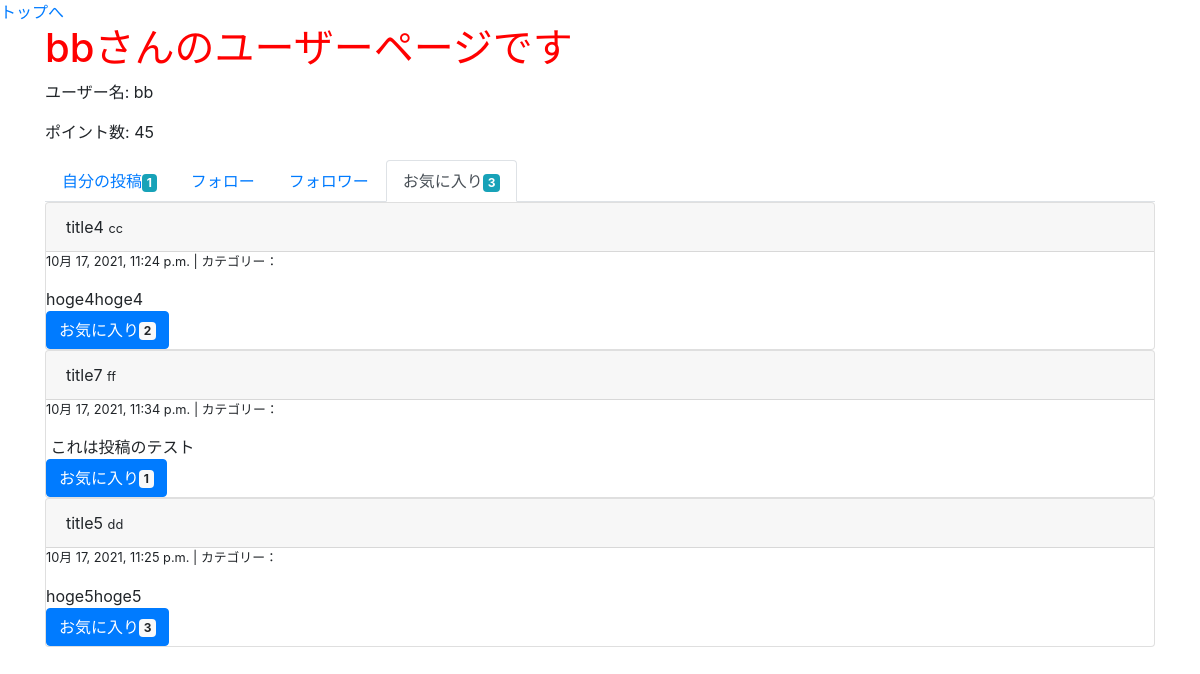
/user/3/favo (signed in), run on the app's committed database.
### groomings/models.py (models this page shows, shortened)
class User(AbstractBaseUser, PermissionsMixin):
    username = models.CharField(max_length=150)
    email = models.EmailField(max_length=255, unique=True)
    point = models.IntegerField(default=50)
    follow = models.ManyToManyField(
        'self', blank=True, symmetrical=False, related_name="follower"
    )
    is_active = models.BooleanField(default=True)
    is_staff = models.BooleanField(default=False) # 管理画面にログインできるかどうか
    USERNAME_FIELD = 'email' # このテーブルのレコードを一意に識別
    REQUIRED_FIELDS = ['username'] # スーパーユーザー作成時に入力する(emailとパスワードは必須だからそれ以外で)
    objects = UserManager()

class Date(models.Model):
    created_at = models.DateTimeField(default=now)
    class Meta:
        abstract = True

class Post(Date):
    title = models.CharField(max_length=30, null=True, blank=True)
    image = models.FileField(upload_to='post_image/', null=True)
    text = models.TextField(null=True, blank=True)
    user = models.ForeignKey(
        'User', on_delete=models.CASCADE, related_name="user_post"
    )
    favorite = models.ManyToManyField(User, related_name="user_favo_post")
    category = models.CharField(max_length=15, default='カテゴリーなし')
    class Meta:
        db_table = 'post'

### groomings/views.py (the view)
# urls.py: path(r'user/<int:user_id>/favo', views.user_favo, name='user_favo'), # ユーザーのお気に入り投稿ページ
@login_required
def user_favo(request, user_id):
    user = User.objects.get(pk=user_id)
    my_follows = request.user.follow.all()
    favo_posts = user.user_favo_post.all()
    posts_count = user.user_post.all().count()
    favo_count = favo_posts.count()
    return render(request, 'groomings/user_favo.html', context={"page_owner": user, "my_follows": my_follows, 'favo_posts': favo_posts, "posts_count": posts_count, "favo_count": favo_count})

### groomings/templatetags/tag_event.py (called while the page is built)
@register.filter(name="count_favo")
def count_favo(post):
    return post.favorite.all().count()

### groomings/templates/groomings/user_favo.html (shortened to what this page needs)
{% extends "groomings/_user.html" %}
{% load tag_event %}
{% block posts %}
    <ul class="nav nav-tabs">
        <li class="nav-item"><a href="{% url 'groomings:user' page_owner.id %}" class="nav-link">自分の投稿<span class="badge badge-info">{{ posts_count }}</span></a></li>
        <li class="nav-item"><a href="{% url 'groomings:followee' page_owner.id %}" class="nav-link">フォロー</a></li>
        <li class="nav-item"><a href="{% url 'groomings:follower' page_owner.id %}" class="nav-link">フォロワー</a></li>
        <li class="nav-item"><a href="{% url 'groomings:user_favo' page_owner.id %}" class="nav-link active">お気に入り<span class="badge badge-info">{{ favo_count }}</span></a></li>
      </ul>
    {% for favo_post in favo_posts %}
      <div class="post card">
        <div class="card-header">
          {{ favo_post.title }}
          <small>{{ favo_post.user.username }}</small>
        </div>
        <div class="body">
          <p class="small">{{ favo_post.created_at }} | カテゴリー：{{ post.category }}</p>
          <span>{{ favo_post.text }}</span><br>
          <button class="btn btn-primary">お気に入り<span class="badge badge-light">{{ favo_post | count_favo }}</span></button>
        </div>
      </div>
    {% endfor %}
{% endblock %}

### groomings/templates/groomings/_user.html (shortened to what this page needs)
{% extends "groomings/base.html" %}
{% block content %}
  <h1 >{{ page_owner.username }}さんのユーザーページです</h1>
  <div class="card-title">
    <p>ユーザー名: {{ page_owner.username }}</p>
    <p>ポイント数: {{ page_owner.point }}</p>
  </div>
  <div>
    {% block posts %}{% endblock %}
  </div>
{% endblock %}

### groomings/static/base.css (style rules this page uses)
h1 { color: red; }

### data on the page
User: username "bb", point "45"
Post: title "title4", user.username "cc", created_at "10月 17, 2021, 11:24 p.m.", text "hoge4hoge4", id "2"
Post: title "title7", user.username "ff", created_at "10月 17, 2021, 11:34 p.m.", text "これは投稿のテスト", id "1"
Post: title "title5", user.username "dd", created_at "10月 17, 2021, 11:25 p.m.", text "hoge5hoge5", id "3"

### other printed values
{{ posts_count }} "1"
{{ favo_count }} "3"
